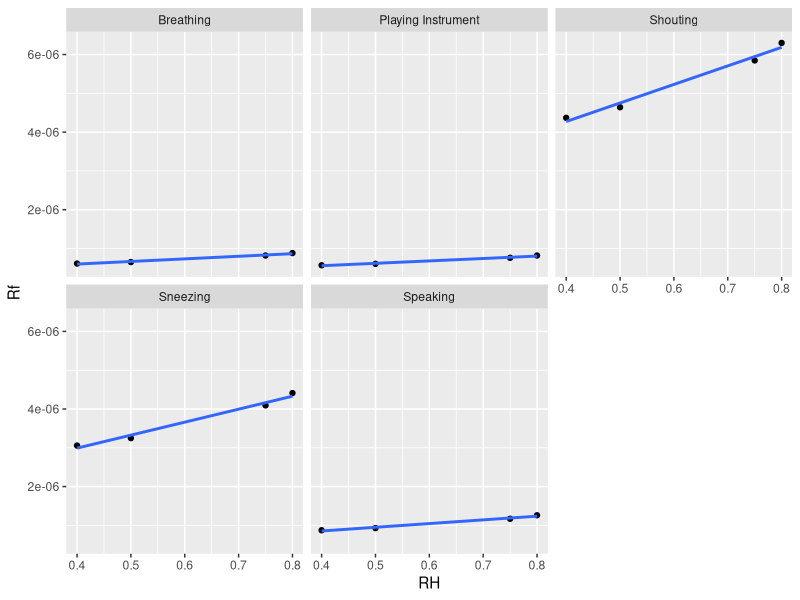

The R source for this figure:
## ---- chunk 1
library(tidyverse)
library(lme4)
## ---- chunk 2
airdata <- read_csv('data.csv') %>% 
  rename('activity' = '...1')

airdata %>% 
  ggplot(aes(RH,Rf))+geom_point()+geom_smooth(method=lm,se=FALSE)+
  facet_wrap(~activity)

lm1 <- lm(Rf ~ RH ,data=airdata)
summary(lm1)


